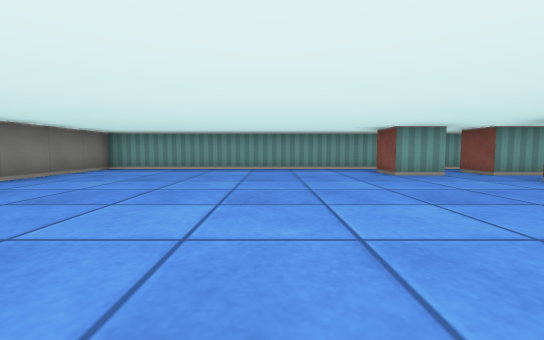
[1] (above)

24 first-person views from a walk through a cub3D ray-caster map. The camera is about half as high as the walls, tilts 4° down and sees 90° across. The floor is counted in squares. Each view is taken from the middle of a square. On the plan, view 1 faces up. The plan holds only what a view shows up to about 9 squares ahead; the rest is blank.

[2]
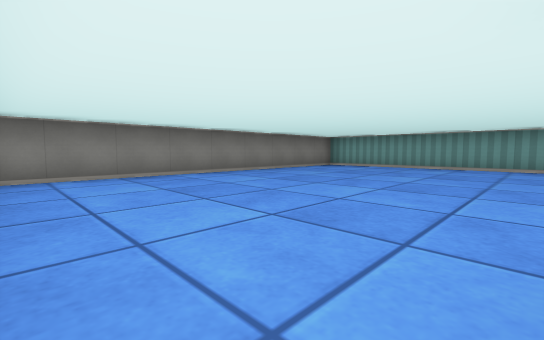

[3]
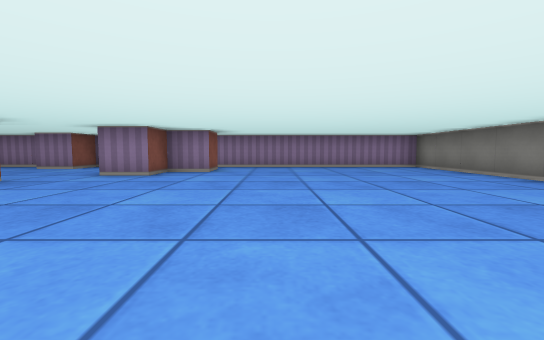

[4]
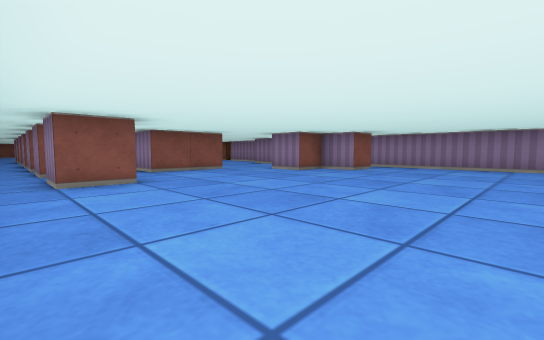

[5]
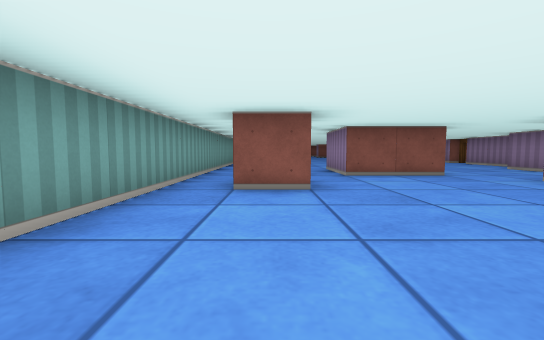

[6]
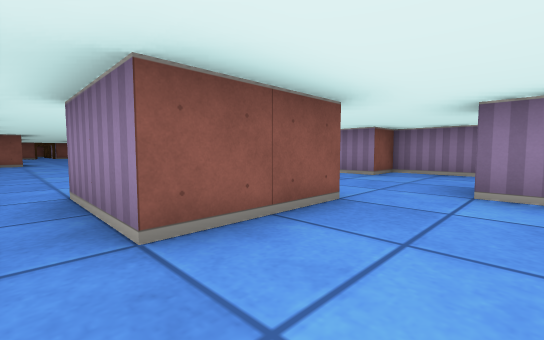

[7]
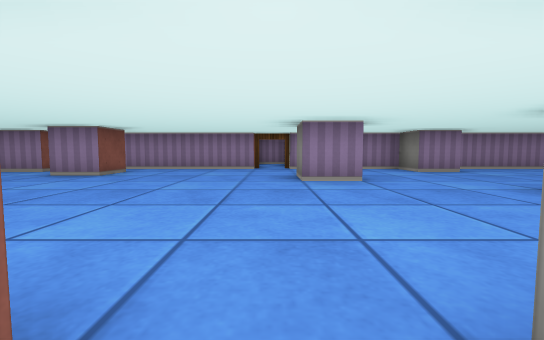

[8]
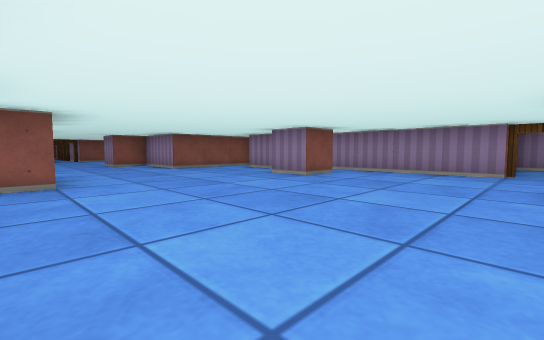

[9]
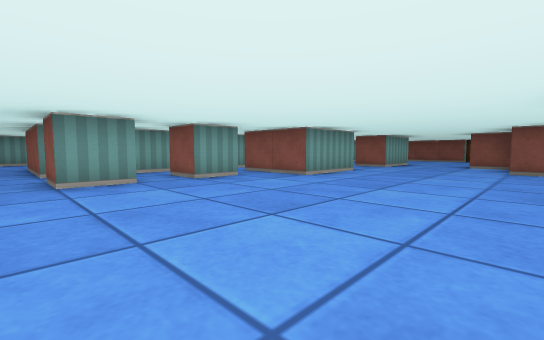

[10]
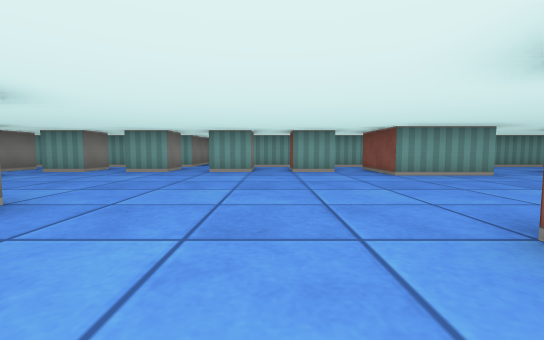

[11]
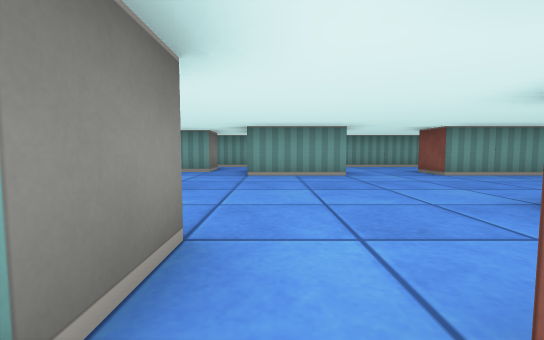

[12]
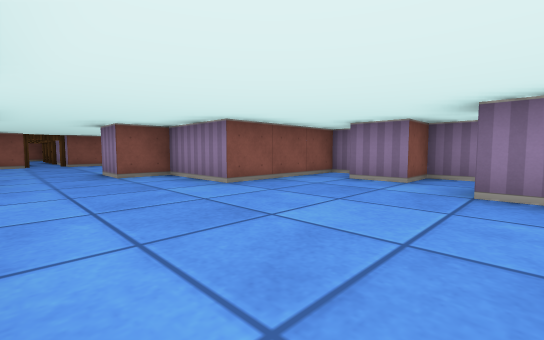

[13]
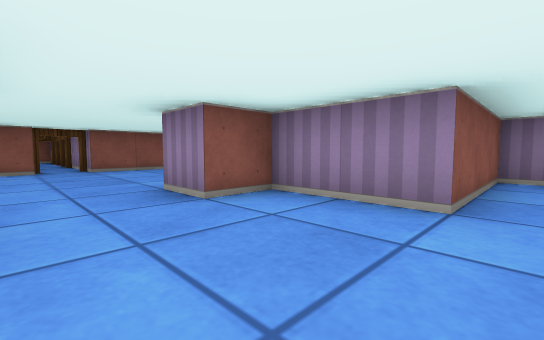

[14]
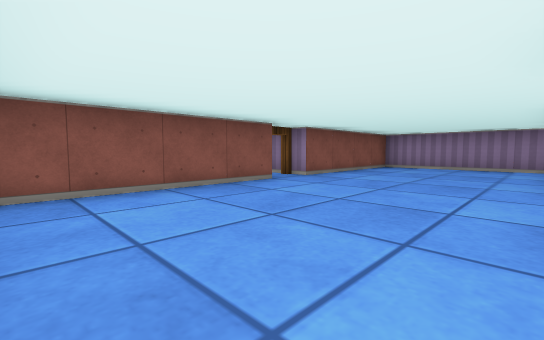

[15]
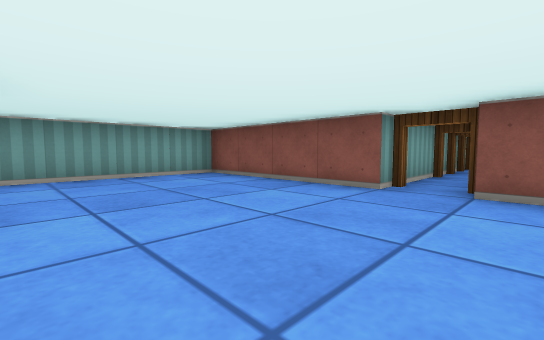

[16]
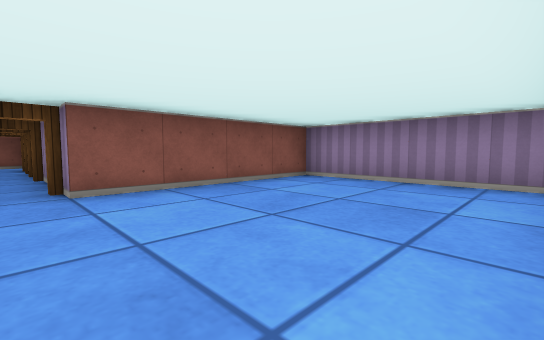

[17]
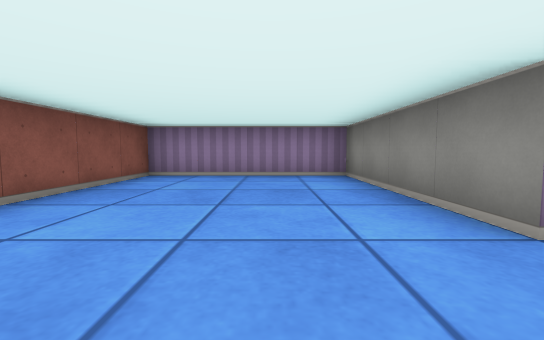

[18]
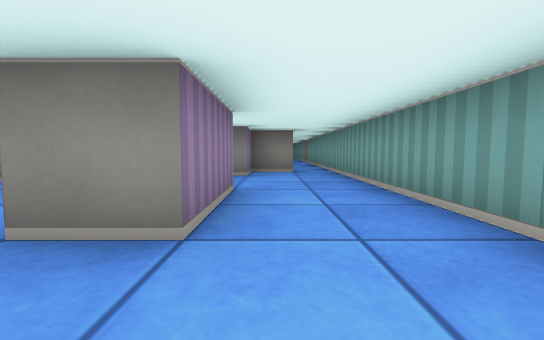

[19]
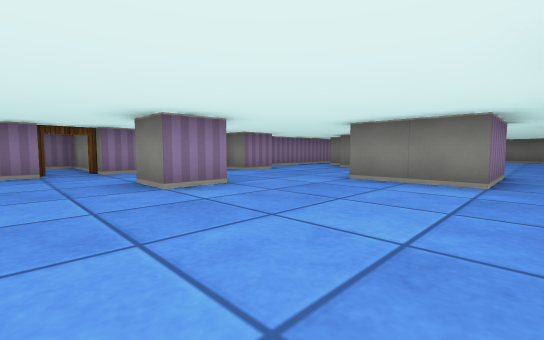

[20]
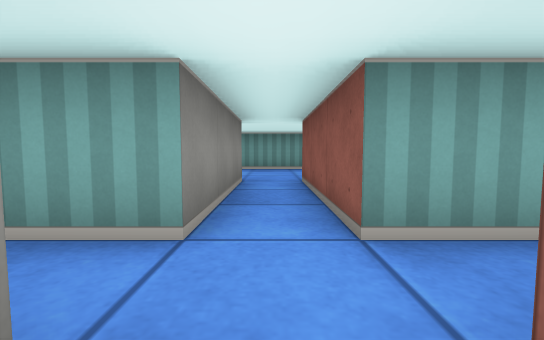

[21]
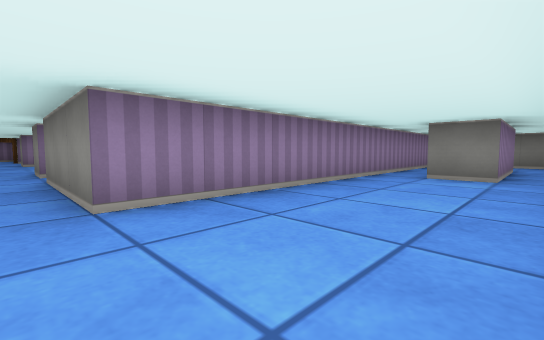

[22]
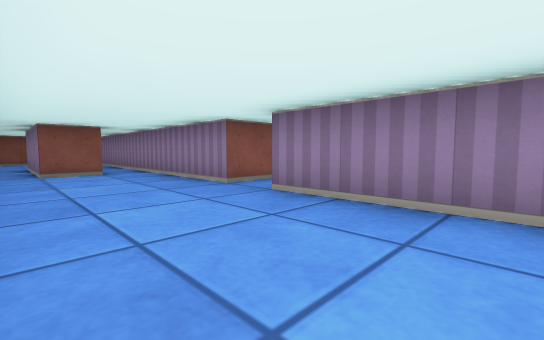

[23]
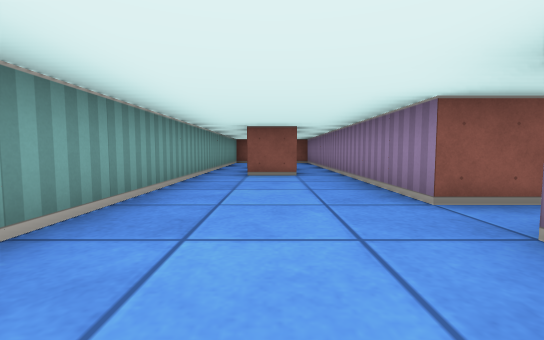

[24]
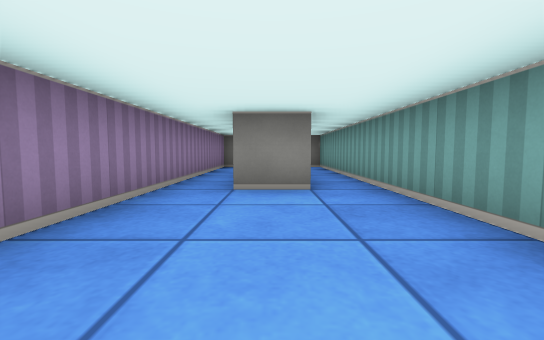

### Floor plan
Points are (right, up) in squares from view 1. A wall is a line through its corners. A room is listed if a view was taken in it or the views show most of it. See-through windows are left out.
Room 1 (views 1, 2, 3, 4, 5, 6)
walls: (1.5, -0.6) (1.5, 0.5) (2.5, 0.5) (2.5, 1.5) (3.5, 1.5); (3.6, 5.5) (2.5, 5.5) (2.5, 6.5) (3.5, 6.5); (4.5, 2.4) (4.5, 4.5) (6.5, 4.5); (4.5, 5.5) (4.5, 6.5) (5.5, 6.5) (5.5, 5.5) (4.5, 5.5); (6.5, 6.5) (7.5, 6.5); (7.5, 7.5) (-4.5, 7.5) (-4.5, -1.5) (3.5, -1.5)
ways out: opening at (2.5, -1) to room 2; opening at (5.6, 4.2) to room 2
Room 2 (views 7, 8, 9, 10, 11, 12, 13, 19, 20)
walls: (13.5, -0.5) (13.5, 0.5) (14.5, 0.5) (14.5, -0.6); (8.4, 1.5) (9.5, 1.5) (9.5, 0.5); (10.5, -1.5) (15.5, -1.5) (15.5, -0.5) (16.5, -0.5); (11.5, 6.4) (11.5, 5.5) (10.5, 5.5) (10.5, 6.5); (13.5, 6.5) (13.5, 5.5) (12.5, 5.5) (12.5, 6.5); (16.6, 4.5) (14.5, 4.5) (14.5, 6.5); (8.5, 6.5) (9.5, 6.5) (9.5, 5.5) (8.5, 5.5); (16.9, -1.5) (17.5, -1.5) (17.5, 1.5) (19.5, 1.5) (19.5, 2.5) (20.5, 2.5); (6.5, 4.5) (6.5, 2.5); (9.5, 7.5) (7.5, 7.5); (7.5, 6.5) (7.5, 5.5) (6.5, 5.5); (15.5, 7.5) (10.5, 7.5); (20.5, 4.5) (18.5, 4.5); (3.5, -1.5) (5.5, -1.5) (5.5, -0.5) (6.5, -0.5) (6.5, -1.5) (9.5, -1.5)
ways out: opening at (2.5, -1) to room 1; opening at (5.6, 4.2) to room 1; opening at (21, 3.5) to room 3; opening at (10, 8) to room 4; opening at (16, 7) to room 5; opening at (17.5, 5) to room 5; open door at (10, -2)
Room 3 (views 14, 15, 16, 17, 18)
walls: (20.5, 2.5) (20.5, -1.5) (24.5, -1.5) (24.5, 2.5); (24.5, 3.5) (24.5, 7.5) (20.5, 7.5); (20.5, 5.5) (20.5, 4.5)
ways out: opening at (21, 3.5) to room 2; opening at (19.5, 6.5) to room 5; open door at (25, 3) to room 6
Room 4 (views 21, 22, 23, 24)
walls: (6.6, 13.5) (-0.5, 13.5) (-0.5, 12.4); (10.5, 7.5) (10.5, 10.5) (17.2, 10.5); (13.5, 11.4) (13.5, 12.5) (16.5, 12.5); (1.5, 12.5) (4.5, 12.5) (4.5, 11.5); (-0.5, 10.5) (9.5, 10.5) (9.5, 7.5); (17, 13.5) (9.1, 13.5)
ways out: opening at (10, 8) to room 2; opening at (16, 12)
Room 5 (no view inside)
walls: (18.5, 4.5) (18.5, 5.5) (20.5, 5.5); (15.5, 6.5) (15.5, 5.5) (16.5, 5.5) (16.5, 5.1); (20.5, 7.5) (15.5, 7.5)
ways out: opening at (16, 7) to room 2; opening at (17.5, 5) to room 2; opening at (19.5, 6.5) to room 3
Room 6 (no view inside)
walls: (24.5, 2.5) (30.1, 2.5); (30, 3.5) (24.5, 3.5)
ways out: open door at (25, 3) to room 3; open door at (28.5, 3)

Where each view was taken, in squares from view 1:
view 1: 0 up, 0 right, facing up
view 2: 1 down, 1 right, facing up-left
view 3: 7 up, 0 right, facing down
view 4: 7 up, 2 left, facing down-right
view 5: 6 up, 1 left, facing right
view 6: 5 up, 3 right, facing down-right
view 7: 6 up, 10 right, facing down
view 8: 5 up, 10 right, facing down-right
view 9: 1 up, 10 right, facing up-right
view 10: 1 down, 12 right, facing up
view 11: 1 down, 15 right, facing up
view 12: 4 up, 14 right, facing down-right
view 13: 4 up, 17 right, facing down-right
view 14: 7 up, 21 right, facing down-right
view 15: 2 up, 21 right, facing up-right
view 16: 3 up, 21 right, facing down-right
view 17: 4 up, 22 right, facing down
view 18: 6 up, 22 right, facing left
view 19: 5 up, 11 right, facing down-left
view 20: 6 up, 10 right, facing up
view 21: 13 up, 10 right, facing down-left
view 22: 13 up, 7 right, facing down-right
view 23: 12 up, 8 right, facing right
view 24: 12 up, 8 right, facing left
